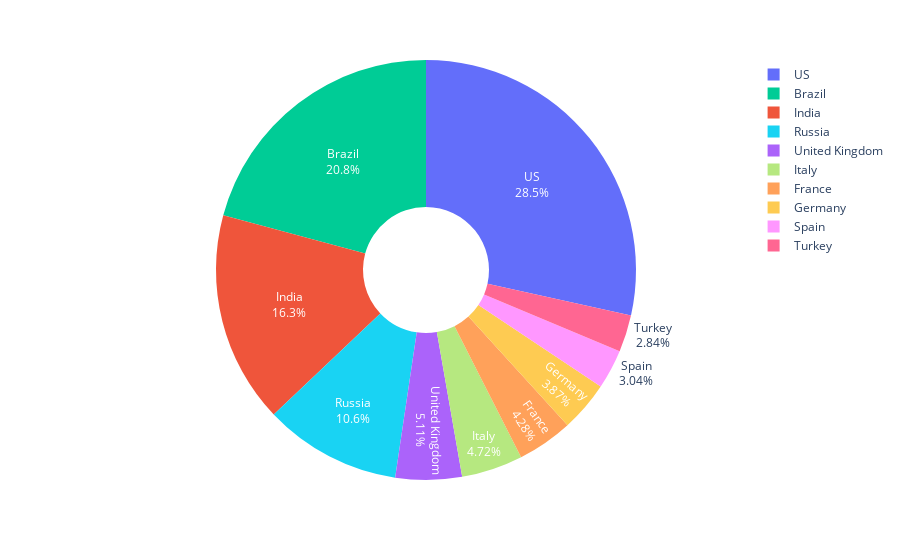

Notebook code for this chart:
### Markdown cell above
<h1><center>Top 10 Countries with Highest Death Counts</center><h1>

### Code cell
import plotly.express as px
# This dataframe has 244 lines, but 4 distinct values for `day`
fig = px.pie(sorted_country_df.head(10), values='deaths', names='Country', color="Country",hole=0.3)
fig.update_traces(textinfo="label+percent",insidetextfont=dict(color="white"))
fig.update_layout(legend={"itemclick": False})

fig.show()

### Figure 1 — Plotly figure (JSON) as saved in the notebook; plotly's stock layout.template omitted (floating-point values rounded to 4 significant figures)
{"data": [{"customdata": [["US"], ["India"], ["Brazil"], ["United Kingdom"], ["France"], ["Russia"], ["Turkey"], ["Italy"], ["Spain"], ["Germany"]], "domain": {"x": [0, 1], "y": [0, 1]}, "hole": 0.3, "hovertemplate": "Country=%{customdata[0]}<br>deaths=%{value}<extra></extra>", "insidetextfont": {"color": "white"}, "labels": ["US", "India", "Brazil", "United Kingdom", "France", "Russia", "Turkey", "Italy", "Spain", "Germany"], "legendgroup": "", "marker": {"colors": ["#636efa", "#EF553B", "#00cc96", "#ab63fa", "#FFA15A", "#19d3f3", "#FF6692", "#B6E880", "#FF97FF", "#FECB52"]}, "name": "", "showlegend": true, "textinfo": "label+percent", "type": "pie", "values": [850794, 486451, 621327, 152483, 127958, 315495, 84758, 141104, 90759, 115677]}], "layout": {"legend": {"itemclick": false, "tracegroupgap": 0}, "margin": {"t": 60}}}
